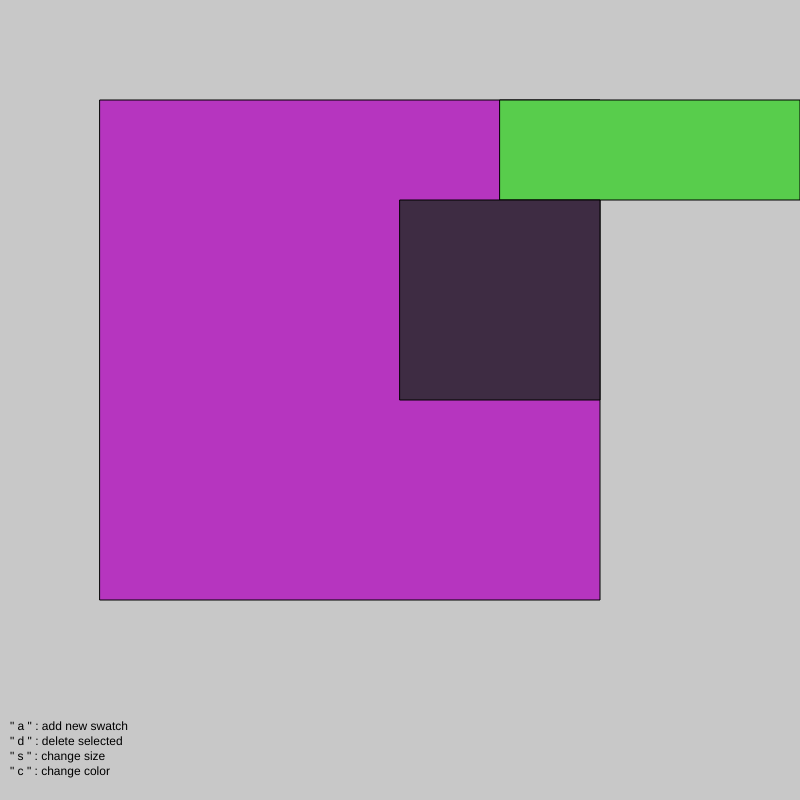
Frame 1 (no input)
Frame 60 (no input): identical to frame 1, image omitted
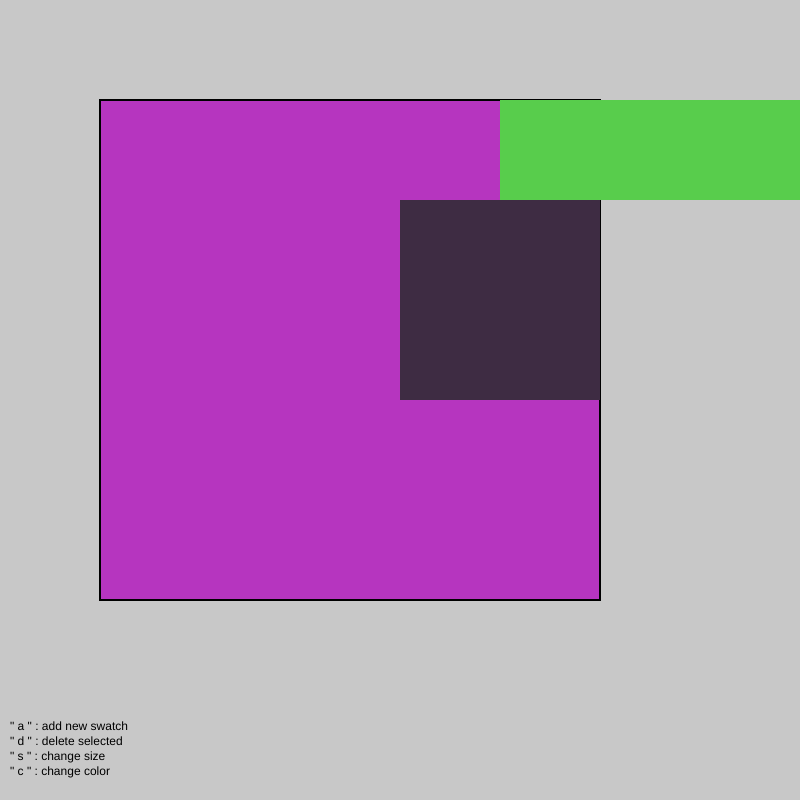
Frame 120 (the mouse pressed at the canvas centre since frame 60)

The p5.js sketch that drew these frames (run headless with seeded random() and noise() and a simulated clock; from frame 60 on, the mouse is pressed at the canvas centre):

// p5.js sketch
// ── sketch.js
// Swatch examples in maximum amount of 10 that can be selected, moved, and recolored. Aids in understanding how color perception is relative based on other colors.
let swatch1;
let swatch2;
let swatch3;
let swatch4;
let swatch5;

let swatches = [];
let swatchCount=3;

// Change the swatch's color: when pressing "c" and drag and hold
//Change the swatch's size: when pressing "s" and drag and hold
let colorShift = false;
let sizeShift= false;

function setup() {
  createCanvas(800, 800);

  // Create 3 swatches with different positions and sizes.
  swatch1 = new Swatch(100, 100, 500, 500);
  swatch2 = new Swatch(500, 100, 300, 100);
  swatch3 = new Swatch(400, 200, 200, 200);

  swatches.push(swatch1, swatch2, swatch3);
}

function draw() {
  colorMode(RGB, 255);
  background(200, 200, 200);
  // Draw every swatch, including its selection outline when selected.
  for (let i = 0; i < swatches.length; i++) {
    swatches[i].draw();
  }

  fill(0);
  //change text here: Rules
  text('" a " : add new swatch\n" d " : delete selected\n" s " : change size\n" c " : change color', 10, height-70);
}

function mousePressed() {
  // Check from last to first so the visually topmost overlapping swatch is selected.
  for (let i = swatches.length - 1; i >= 0; i--) {
    let s = swatches[i];
    let hitTest = s.hitTest(mouseX, mouseY);

    if (hitTest) {
      s.selected = true;
      print("selected", i);
      return;
    }
  }
  
}

function keyPressed() {
  // Holding key "c" enables color-adjustment mode.
  if(key==="c" || key==="C"){
    colorShift = true;
  }
  if(key==="s" || key==="S"){
    sizeShift = true;
  }
  // add new swatch. Maximum amount of swatches = 10
  if(key==="a"||key==="A"){
    if(swatches.length < 10){
      let s = new Swatch(mouseX, mouseY, 100, 100);
      swatches.push(s);
      swatchCount++;
    }
  }
  //delete swatch when pressing "d"
  for (i=swatches.length; i--; i>0){
    let s = swatches[i];
    if(s.selected == true){
      if(key==="d" || key==="D"){
        swatches.splice(i, 1);   // Remove 1 swatch from the swatches array if selected and pressing "d"
        swatchCount--;
      }
    }
  }
}

function keyReleased() {
  // Releasing the key returns dragging to movement mode.
  if(key==="c" || key==="C"){
    colorShift = false;
  }
  if (key==="s"|| key==="S"){
    sizeShift = false; 
  }
}

function mouseReleased() {
  // End selection when the user releases the mouse button.
  deselectAllSwatches();
}

function mouseWheel(event) {
  // Use wheel direction and amount as the color adjustment value.
  let e = round(event.delta);
  for (let i = 0; i < swatches.length; i++) {
    let s = swatches[i];
    if (s.selected) {
      if (colorShift) {
        s.updateColor(createVector(0, 0), e);
      }
      return;
    }
  }
}


//1. move swatch 2. change swatch size 3. change hue
function mouseDragged() {
  // Compare the current pointer position with the previous frame's position.
  let delta = createVector(mouseX - pmouseX, mouseY - pmouseY);
  for (let i = 0; i < swatches.length; i++) {
    let s = swatches[i];
    if (s.selected) {
      // Holding "s" while dragging adjusts swatch's size
      if (sizeShift) {
        s.w = max(5, s.w + delta.x); // Adjust width with horizontal drag, minumum is 5 pixels
        s.h = max(5, s.h + delta.y);
      }
      else if (colorShift) {
        // Holding "c" while dragging adjusts the selected swatch's color.
        s.updateColor(delta, 0);
      } 
      else {
         // Normal drag moves the selected swatch with the pointer.
         s.moveBy(delta);
      }
      return;
    }
  }
}

function deselectAllSwatches() {
  // Clear the selection state from every swatch.
  for (let i = 0; i < swatches.length; i++) {
    swatches[i].selected = false;
  }
}

// ---------------- Swatch Class ----------------

class Swatch {
  constructor(x, y, w, h) {
    // Store geometry and assign a random starting RGB color.
    this.pos = createVector(x, y);
    this.w = w;
    this.h = h;
    this.c = color(random(255), random(255), random(255));
    this.selected = false;
  }

  draw() {
    // Draw the filled rectangle, then outline it if it is selected.
    fill(this.c);
    rect(this.pos.x, this.pos.y, this.w, this.h);
    if (this.selected) {
      noFill();
      stroke(0);
      strokeWeight(2);
      rect(this.pos.x, this.pos.y, this.w, this.h);
      noStroke();
    }
  }

  hitTest(mx, my) {
    // Return true when the pointer is inside this swatch's rectangle.
    return (mx > this.pos.x && mx < this.pos.x + this.w &&
            my > this.pos.y && my < this.pos.y + this.h);
  }

  moveBy(delta) {
    // Add a pointer movement vector to the swatch's position.
    this.pos.add(delta);
  }

  updateColor(delta, wheelDelta) {
    console.log("updateColor", wheelDelta);
    // Adjust red with horizontal dragging or the wheel, and green with vertical dragging.
    // This changes RGB channels;
    // WHEEL DELTA IS NOT RELIABLE ACROSS BROWSERS.
    let r = red(this.c) + delta.x * 0.5;
    let g = green(this.c) + delta.y * 0.5;
    let b = blue(this.c) + wheelDelta* 0.5;

    this.c = color(constrain(r, 0, 255),
                   constrain(g, 0, 255),
                   constrain(b, 0, 255));
  }
}
